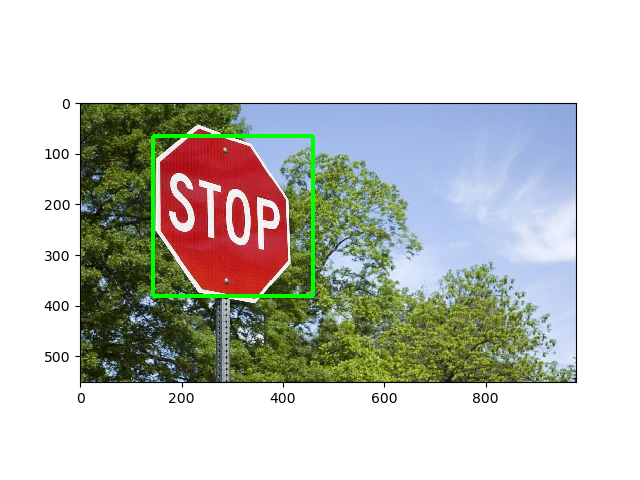
#> input picture testing.jpg, 640 x 480 px
$ python EXP36.py
#> lines starting #> are read from the running program, lines starting #| are printed output that depends on the picture; after the words box and inside, x2 and y2 are one past the last pixel; in counts of white or black regions, pixels touching at a corner belong together
import cv2

img = cv2.imread('testing.jpg')
#> img is the input picture: shape (480, 640, 3); mean B, G, R 193, 199.5, 197.4
gray = cv2.cvtColor(img, cv2.COLOR_BGR2GRAY)
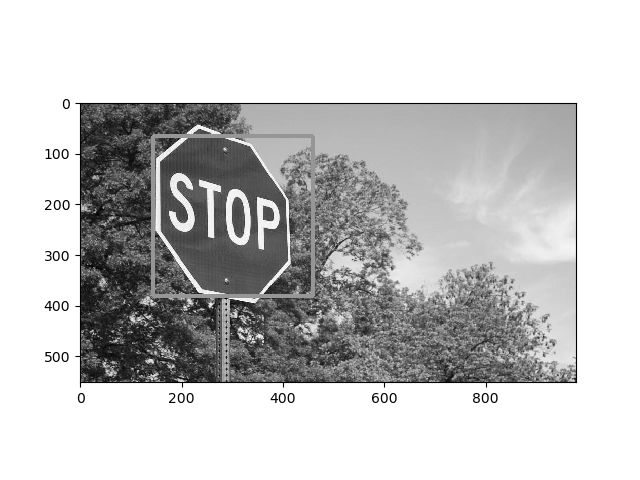
#> gray: shape (480, 640); min 0, max 255, mean 198.2
_, bg = cv2.threshold(gray, 200, 255, cv2.THRESH_BINARY)
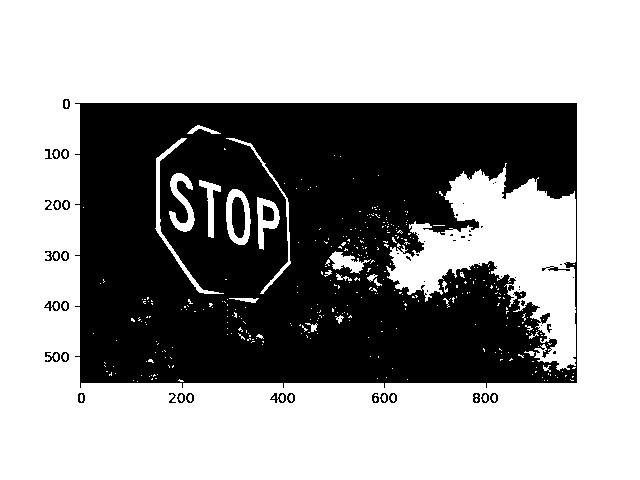
#> bg: shape (480, 640); 61.8% white; 60 black regions (30 under 20 px), largest, box (x1, y1, x2, y2) and area: (75, 103, 577, 388) 115430, (232, 197, 245, 238) 444, (263, 205, 274, 221) 147

cv2.imshow("Background", bg)
cv2.waitKey(0)
cv2.destroyAllWindows()

$ run again, with GROUP.jpg copied over testing.jpg
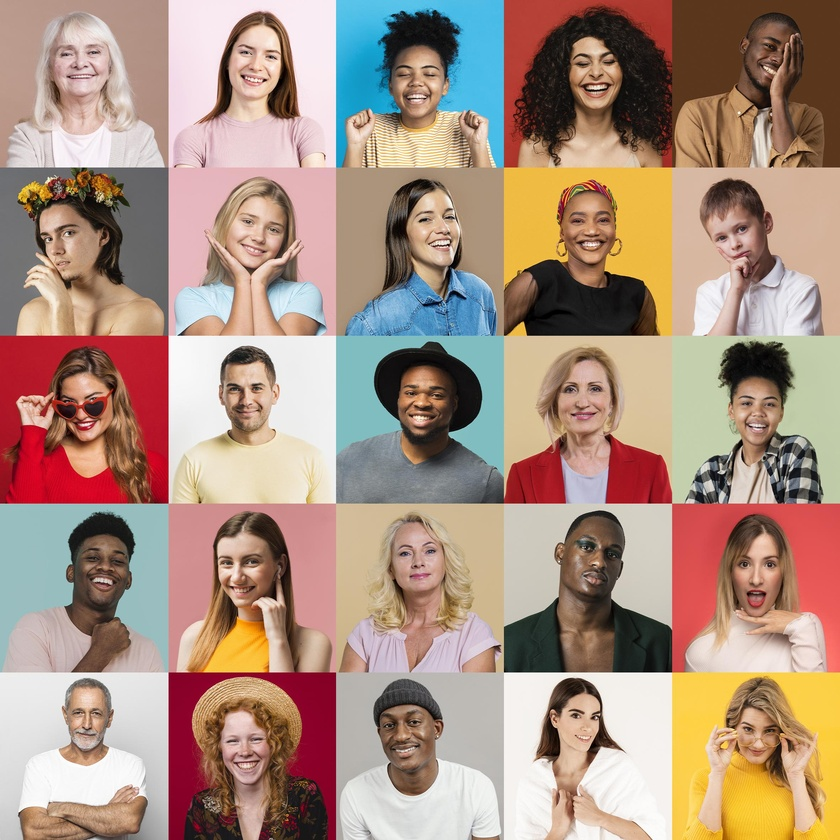
#> input picture GROUP.jpg, 840 x 840 px, shrunk from 2362 x 2362 before the run
#> img is the input picture: shape (840, 840, 3); mean B, G, R 128.7, 144.4, 171.1
#> `gray = cv2.cvtColor(img, cv2.COLOR_BGR2GRAY)`:
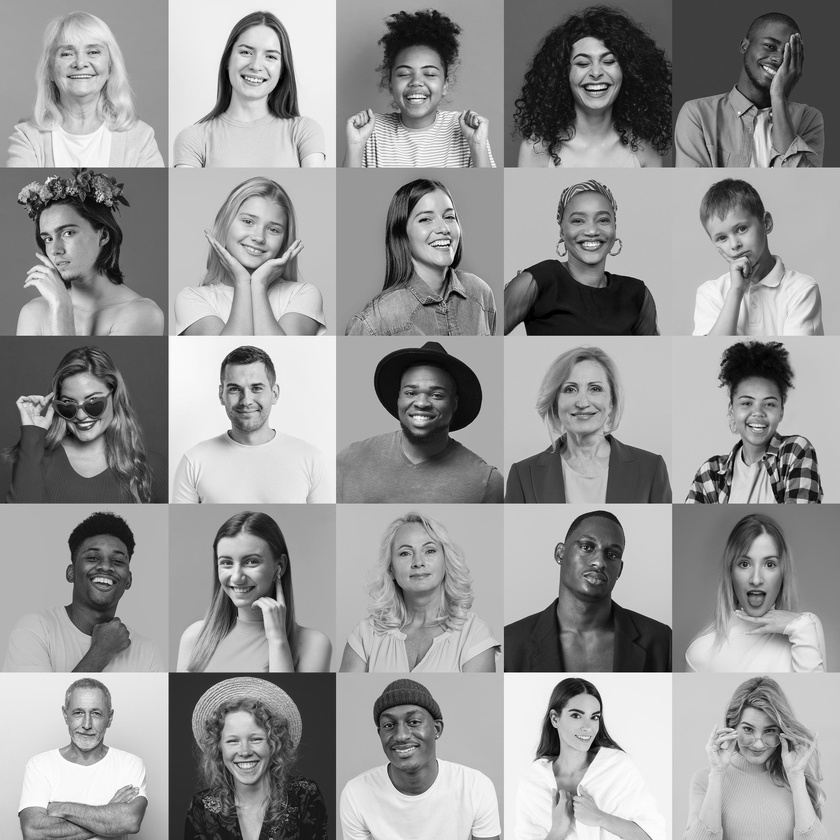
#> gray: shape (840, 840); min 0, max 255, mean 150.6
#> `_, bg = cv2.threshold(gray, 200, 255, cv2.THRESH_BINARY)`:
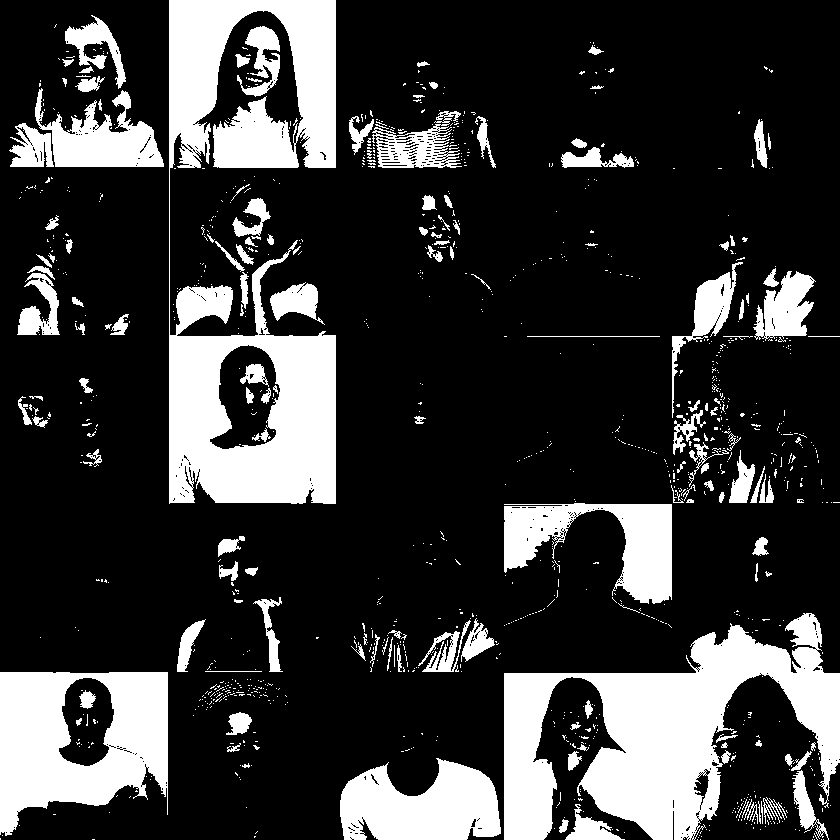
#> bg: shape (840, 840); 22.1% white; 1116 white regions (970 under 20 px), largest, box (x1, y1, x2, y2) and area: (169, 0, 336, 504) 45100, (504, 613, 840, 840) 35533, (0, 672, 168, 836) 18174
